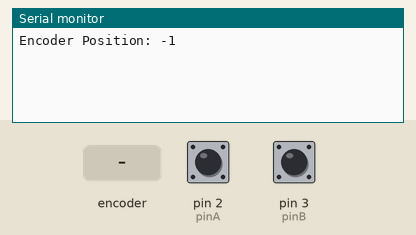
This sketch was run on a simulated Arduino Uno, built with avr-gcc and run on an emulated ATmega328P. On the bench: the last lines printed to the serial monitor. The test bench sets the inputs (shaded band); at power-on: pin 2 (pinA) HIGH, pin 3 (pinB) HIGH.

Above: at 1.2 s.
1.3 s: rotary encoder on pin 2 (pinA) / pin 3 (pinB) turned 1 step (first pin leading)
At 1.9 s:
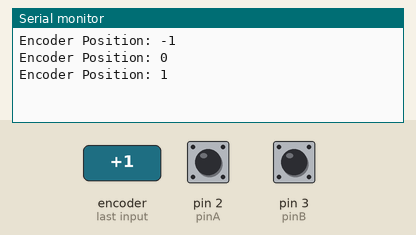
3.0 s: rotary encoder on pin 2 (pinA) / pin 3 (pinB) turned 1 step (first pin leading)
At 4.5 s:
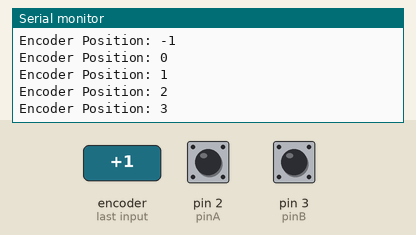
Timing chart, 0 to 6.0 s (numbered marks = the images above; inputs shaded):
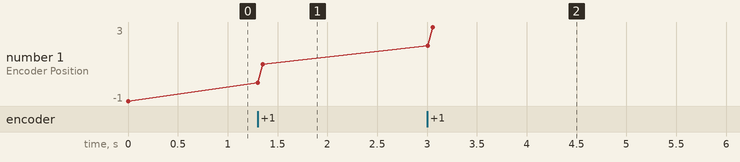

Measured:
- after the input at 1.3 s, the serial monitor: prints a new line at once (image 1)
- after the input at 3.0 s, the serial monitor: prints a new line at once (image 2)
- plotted number 1: -1 → 1 after the input at 1.3 s, 1 → 3 after the input at 3.0 s

The sketch:

sketch_oct2b.ino
```cpp
const int pinA = 2;
const int pinB = 3;

int lastA = LOW;
int encoderPos = 0;

void setup() {
    Serial.begin(9600);
    pinMode(pinA, INPUT_PULLUP);
    pinMode(pinB, INPUT_PULLUP);
}

void loop() {
    int currentA = digitalRead(pinA);
    int currentB = digitalRead(pinB);

    if (currentA != lastA) {
        if (currentB != currentA) {
            encoderPos++;
        } else {
            encoderPos--;
        }
        Serial.print("Encoder Position: ");
        Serial.println(encoderPos);
    }

    lastA = currentA;
    delay(10);
}
```
